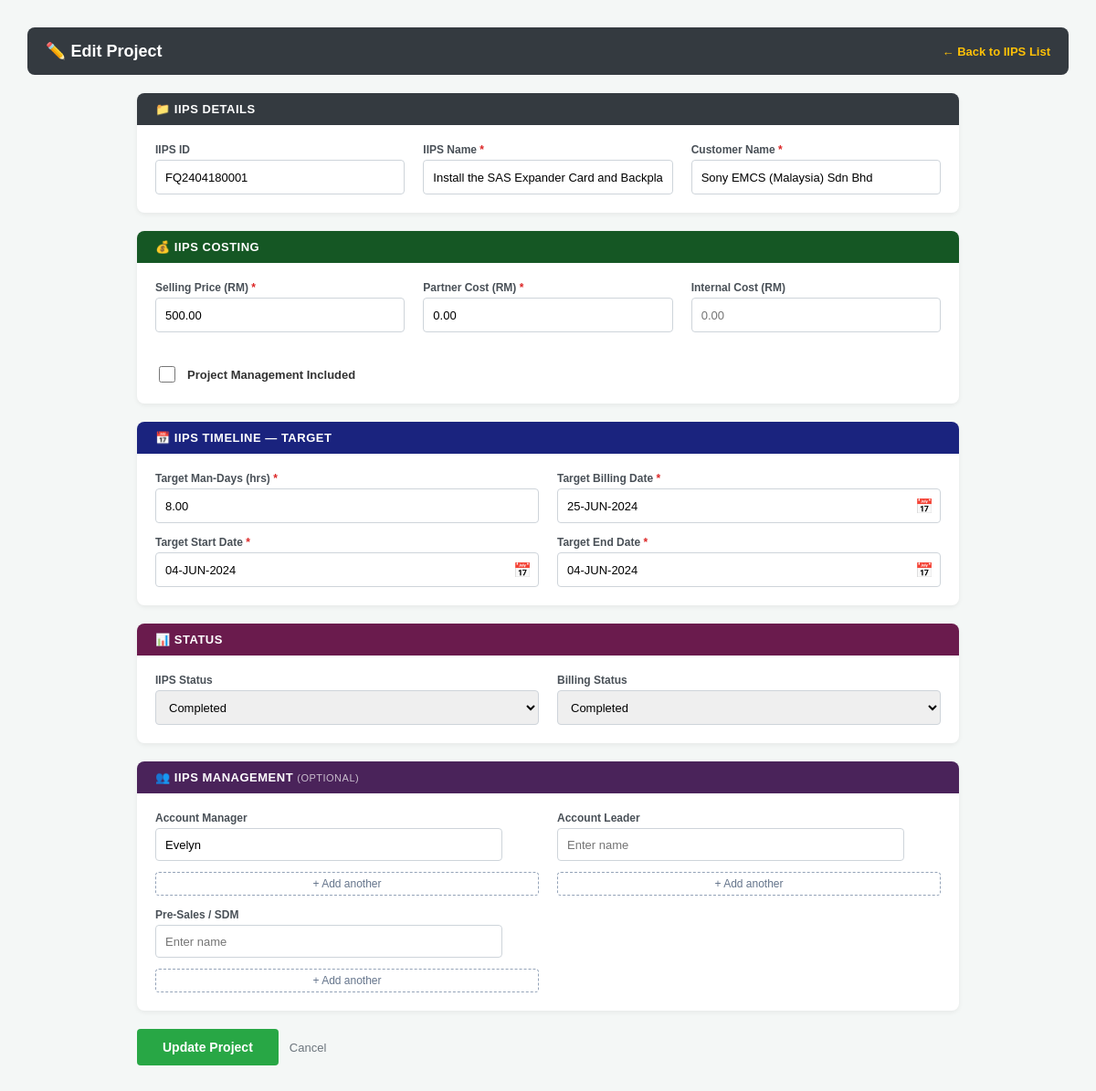
The app's page /create_iips.php?edit=FQ2404180001 (signed in), older data.
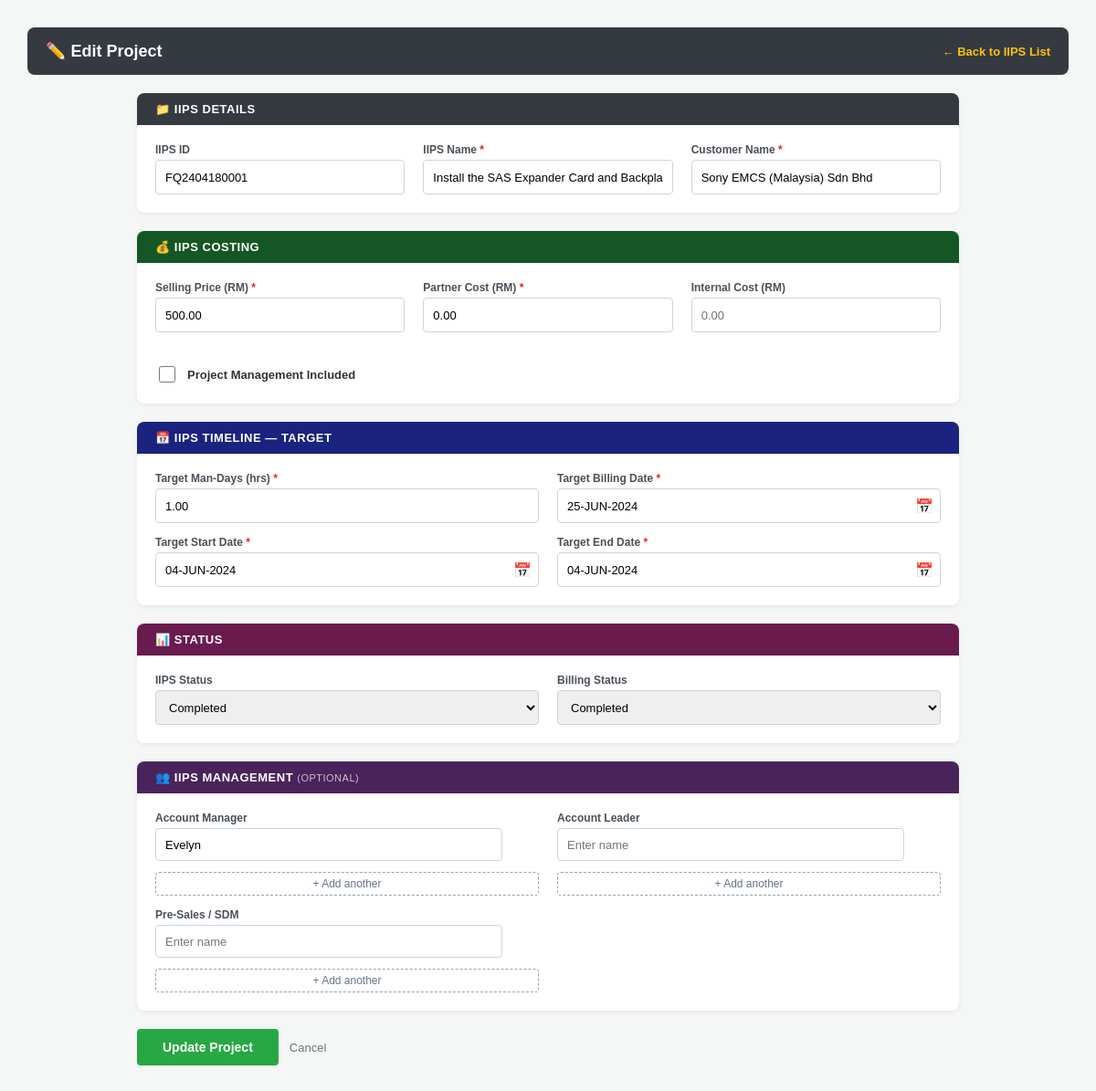
The same page, newer data.
### tables this page shows
CREATE TABLE iips_tracking (
    id INT AUTO_INCREMENT PRIMARY KEY,
    project_id          VARCHAR(50) NOT NULL,
    selling_price       DECIMAL(12,2) NULL DEFAULT NULL,
    partner_cost        DECIMAL(12,2) NULL DEFAULT NULL,
    internal_cost       DECIMAL(12,2) NULL DEFAULT NULL,
    gross_profit        DECIMAL(12,2) NULL DEFAULT NULL,
    has_project_mgmt    TINYINT(1) NOT NULL DEFAULT 0,
    target_mandays      DECIMAL(8,2) NULL DEFAULT NULL,
    target_start_date   DATE NULL DEFAULT NULL,
    target_end_date     DATE NULL DEFAULT NULL,
    target_billing_date DATE NULL DEFAULT NULL,
    actual_start_date   DATE NULL DEFAULT NULL,
    actual_end_date     DATE NULL DEFAULT NULL,
    iips_status         ENUM('Not Quoted','Quoted','Not Started','In Progress','Completed','Cancelled') NOT NULL DEFAULT 'Not Quoted',
    billing_status      ENUM('Not Forecasted','Forecasted','Pending','Completed') NOT NULL DEFAULT 'Not Forecasted',
    account_manager     VARCHAR(150) NULL DEFAULT NULL,
    account_leader      VARCHAR(150) NULL DEFAULT NULL,
    presales_sdm        VARCHAR(150) NULL DEFAULT NULL,
    project_manager     VARCHAR(150) NULL DEFAULT NULL,
    partner             VARCHAR(150) NULL DEFAULT NULL,
    created_at          TIMESTAMP DEFAULT CURRENT_TIMESTAMP,
    updated_at          TIMESTAMP DEFAULT CURRENT_TIMESTAMP ON UPDATE CURRENT_TIMESTAMP,
    FOREIGN KEY (project_id) REFERENCES projects(project_id) ON DELETE CASCADE
);

### create_iips.php (the view, shortened to what the rows shown need)
<?php
require_once 'config.php';
function fmtDateDisplay($d) {
    $dt = DateTime::createFromFormat('Y-m-d', $d);
    return $dt ? $dt->format('d-M-Y') : '';
}
$edit_mode = false;
$edit_data = null;
$iips_data = null;
if (isset($_GET['edit'])) {
    $edit_mode = true;
    $pid = trim($_GET['edit']);
    $stmt = $conn->prepare("SELECT * FROM projects WHERE project_id=?");
    $stmt->bind_param("s", $pid); $stmt->execute();
    $edit_data = $stmt->get_result()->fetch_assoc(); $stmt->close();
    $stmt2 = $conn->prepare("SELECT * FROM iips_tracking WHERE project_id=?");
    $stmt2->bind_param("s", $pid); $stmt2->execute();
    $iips_data = $stmt2->get_result()->fetch_assoc(); $stmt2->close();
}
$errors = [];
$v = [
    'project_id'          => $_POST['project_id']          ?? ($edit_data['project_id']    ?? ''),
    'project_name'        => $_POST['project_name']        ?? ($edit_data['project_name']  ?? ''),
    'customer_name'       => $_POST['customer_name']       ?? ($edit_data['customer_name'] ?? ''),
    'selling_price'       => $_POST['selling_price']       ?? ($iips_data['selling_price']  ?? ''),
    'partner_cost'        => $_POST['partner_cost']        ?? ($iips_data['partner_cost']   ?? ''),
    'internal_cost'       => $_POST['internal_cost']       ?? ($iips_data['internal_cost']  ?? ''),
    'has_project_mgmt'    => ($_SERVER['REQUEST_METHOD'] === 'POST') ? (isset($_POST['has_project_mgmt']) ? 1 : 0) : ($iips_data['has_project_mgmt'] ?? 0),
    'target_mandays'      => $_POST['target_mandays']      ?? ($iips_data['target_mandays']      ?? ''),
    'target_start_date'   => $_POST['target_start_date']   ?? ($iips_data['target_start_date']   ?? ''),
    'target_end_date'     => $_POST['target_end_date']     ?? ($iips_data['target_end_date']     ?? ''),
    'target_billing_date' => $_POST['target_billing_date'] ?? ($iips_data['target_billing_date'] ?? ''),
    'iips_status'         => $_POST['iips_status']         ?? ($edit_mode ? ($iips_data['iips_status']    ?? '') : ''),
    'billing_status'      => $_POST['billing_status']      ?? ($edit_mode ? ($iips_data['billing_status'] ?? '') : ''),
    'account_manager'     => $_SERVER['REQUEST_METHOD']==='POST' ? implode(', ', array_filter(array_map('trim', $_POST['account_manager_multi'] ?? []))) : ($iips_data['account_manager'] ?? ''),
    'account_leader'      => $_SERVER['REQUEST_METHOD']==='POST' ? implode(', ', array_filter(array_map('trim', $_POST['account_leader_multi']  ?? []))) : ($iips_data['account_leader']  ?? ''),
    'presales_sdm'        => $_SERVER['REQUEST_METHOD']==='POST' ? implode(', ', array_filter(array_map('trim', $_POST['presales_sdm_multi']    ?? []))) : ($iips_data['presales_sdm']    ?? ''),
    'project_manager'     => $_POST['project_manager']     ?? ($iips_data['project_manager'] ?? ''),
];
?>
<!DOCTYPE html>
<html lang="en">
<head>
</head>
<body>
<div class="topbar">
    <h2><?= $edit_mode ? '✏️ Edit Project' : '+ Create New IIPS' ?></h2>
</div>
<div class="page">
    <form method="POST">
        <div class="section">
            <div class="section-body three-col">
                <div class="form-group">
                    <label>IIPS ID</label>
                    <input type="text" name="project_id" value="<?= htmlspecialchars($v['project_id']) ?>" placeholder="e.g. SO-0000123">
                </div>
            </div>
        </div>
        <div class="section">
            <div class="section-body three-col">
                <div class="form-group">
                    <label>Selling Price (RM) <span class="req">*</span></label>
                    <input type="number" name="selling_price" id="sp" step="0.01" min="0" value="<?= htmlspecialchars($v['selling_price']) ?>" oninput="calcGP()" class="<?= in_array('Selling Price is required.',$errors)?'err':'' ?>">
                </div>
                <div class="form-group">
                    <label>Partner Cost (RM) <span class="req">*</span></label>
                    <input type="number" name="partner_cost" id="pc" step="0.01" min="0" value="<?= htmlspecialchars($v['partner_cost']) ?>" oninput="calcGP()" class="<?= in_array('Partner Cost is required.',$errors)?'err':'' ?>">
                </div>
                <div class="check-group" style="align-self:center; padding-top:20px;">
                    <input type="checkbox" name="has_project_mgmt" id="has_pm" <?= $v['has_project_mgmt'] ? 'checked' : '' ?>>
                    <label for="has_pm">Project Management Included</label>
                </div>
            </div>
        </div>
        <div class="section">
            <div class="section-body">
                <div class="form-group">
                    <label>Target Man-Days (hrs) <span class="req">*</span></label>
                    <input type="number" name="target_mandays" step="0.5" min="0" value="<?= htmlspecialchars($v['target_mandays']) ?>" class="<?= in_array('Target Man-Days is required.',$errors)?'err':'' ?>">
                </div>
                <div class="form-group">
                    <div style="position:relative; height:38px; width:100%; display:flex;">
                        <input type="text" id="tbd_display" placeholder="DD MMM YYYY" oninput="liveDate(this)" style="flex:1;height:100%;padding:8px 36px 8px 10px;border:1px solid #ced4da;border-radius:4px;font-size:13px;text-transform:uppercase;" autocomplete="off" value="<?= htmlspecialchars(fmtDateDisplay($v['target_billing_date'])) ?>" class="<?= in_array('Target Billing Date is required.',$errors)?'err':'' ?>">
                        <div style="position:absolute;right:0;top:0;width:36px;height:100%;display:flex;align-items:center;justify-content:center;cursor:pointer;z-index:5;" onclick="document.getElementById('tbd_val').showPicker()">📅</div>
                    </div>
                </div>
                <div class="form-group">
                    <div style="position:relative; height:38px; width:100%; display:flex;">
                        <input type="text" id="tsd_display" placeholder="DD MMM YYYY" oninput="liveDate(this)" style="flex:1;height:100%;padding:8px 36px 8px 10px;border:1px solid #ced4da;border-radius:4px;font-size:13px;text-transform:uppercase;" autocomplete="off" value="<?= htmlspecialchars(fmtDateDisplay($v['target_start_date'])) ?>" class="<?= in_array('Target Start Date is required.',$errors)?'err':'' ?>">
                        <div style="position:absolute;right:0;top:0;width:36px;height:100%;display:flex;align-items:center;justify-content:center;cursor:pointer;z-index:5;" onclick="document.getElementById('tsd_val').showPicker()">📅</div>
                    </div>
                </div>
                <div class="form-group">
                    <div style="position:relative; height:38px; width:100%; display:flex;">
                        <input type="text" id="ted_display" placeholder="DD MMM YYYY" oninput="liveDate(this)" style="flex:1;height:100%;padding:8px 36px 8px 10px;border:1px solid #ced4da;border-radius:4px;font-size:13px;text-transform:uppercase;" autocomplete="off" value="<?= htmlspecialchars(fmtDateDisplay($v['target_end_date'])) ?>" class="<?= in_array('Target End Date is required.',$errors)?'err':'' ?>">
                        <div style="position:absolute;right:0;top:0;width:36px;height:100%;display:flex;align-items:center;justify-content:center;cursor:pointer;z-index:5;" onclick="document.getElementById('ted_val').showPicker()">📅</div>
                    </div>
                </div>
            </div>
        </div>
        <div class="section">
            <div class="section-body">
                <div class="form-group">
                    <label>IIPS Status</label>
                    <select name="iips_status">
                        <?php foreach (['Not Quoted','Quoted','Not Started','In Progress','Completed','Cancelled'] as $o): ?>
                        <option value="<?= $o ?>" <?= $v['iips_status']===$o && $edit_mode ?'selected':'' ?>><?= $o ?></option>
                        <?php endforeach; ?>
                    </select>
                </div>
                <div class="form-group">
                    <label>Billing Status</label>
                    <select name="billing_status">
                        <?php foreach (['Not Forecasted','Forecasted','Pending','Completed'] as $o): ?>
                        <option value="<?= $o ?>" <?= $v['billing_status']===$o && $edit_mode ?'selected':'' ?>><?= $o ?></option>
                        <?php endforeach; ?>
                    </select>
                </div>
            </div>
        </div>
        <div class="section">
            <div class="section-body">
                <div class="form-group">
                    <div id="acc-mgr-list">
                        <?php $am_names = array_filter(array_map('trim', explode(',', $v['account_manager']))); if(empty($am_names)) $am_names = ['']; foreach($am_names as $i => $n): ?>
                        <div class="multi-name-row" style="display:flex;gap:8px;margin-bottom:6px;">
                            <input type="text" name="account_manager_multi[]" value="<?= htmlspecialchars($n) ?>" placeholder="Enter name" style="flex:1;height:36px;padding:0 10px;border:1px solid #ced4da;border-radius:4px;font-size:13px;">
                        </div>
                        <?php endforeach; ?>
                    </div>
                </div>
            </div>
        </div>
    </form>
</div>
</body>
</html>

Row changes from the older to the newer data that the page shows:
changed iips_tracking "Evelyn": target_mandays "8.00" → "1.00"
